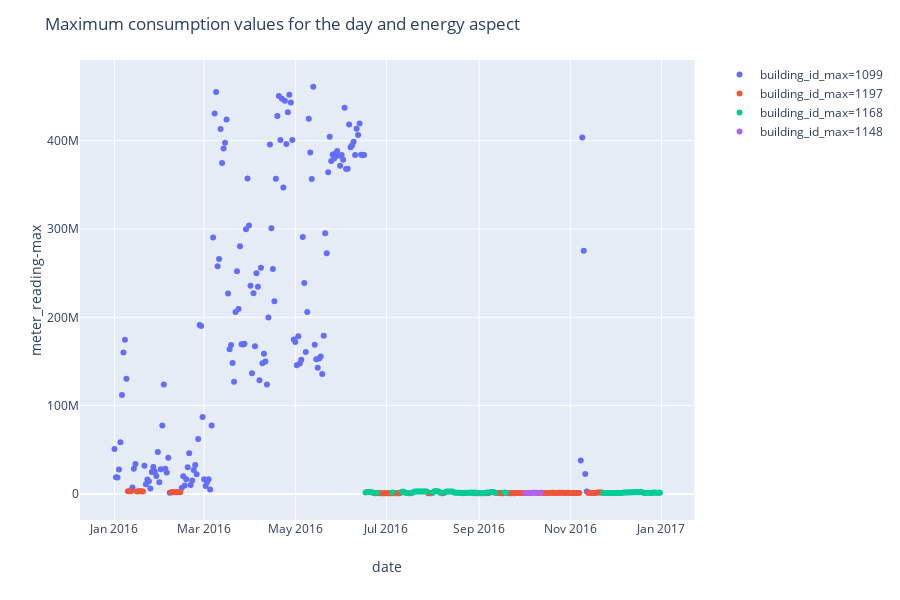

Notebook source saved alongside this figure:
### Markdown cell above
The max values of electricity are caused by only 4 buildings.

### Code cell
daily_train_steam = daily_train_agg[daily_train_agg['meter']=='steam'].copy()
daily_train_steam['building_id_max'] = pd.Categorical(daily_train_steam['building_id_max'])
fig_daily_steam = px.scatter(daily_train_steam,
                             x='date',
                             y='meter_reading-max',
                             color='building_id_max',
                             render_mode='svg')
fig_daily_steam.update_layout(title='Maximum consumption values for the day and energy aspect')
fig_daily_steam.show()
